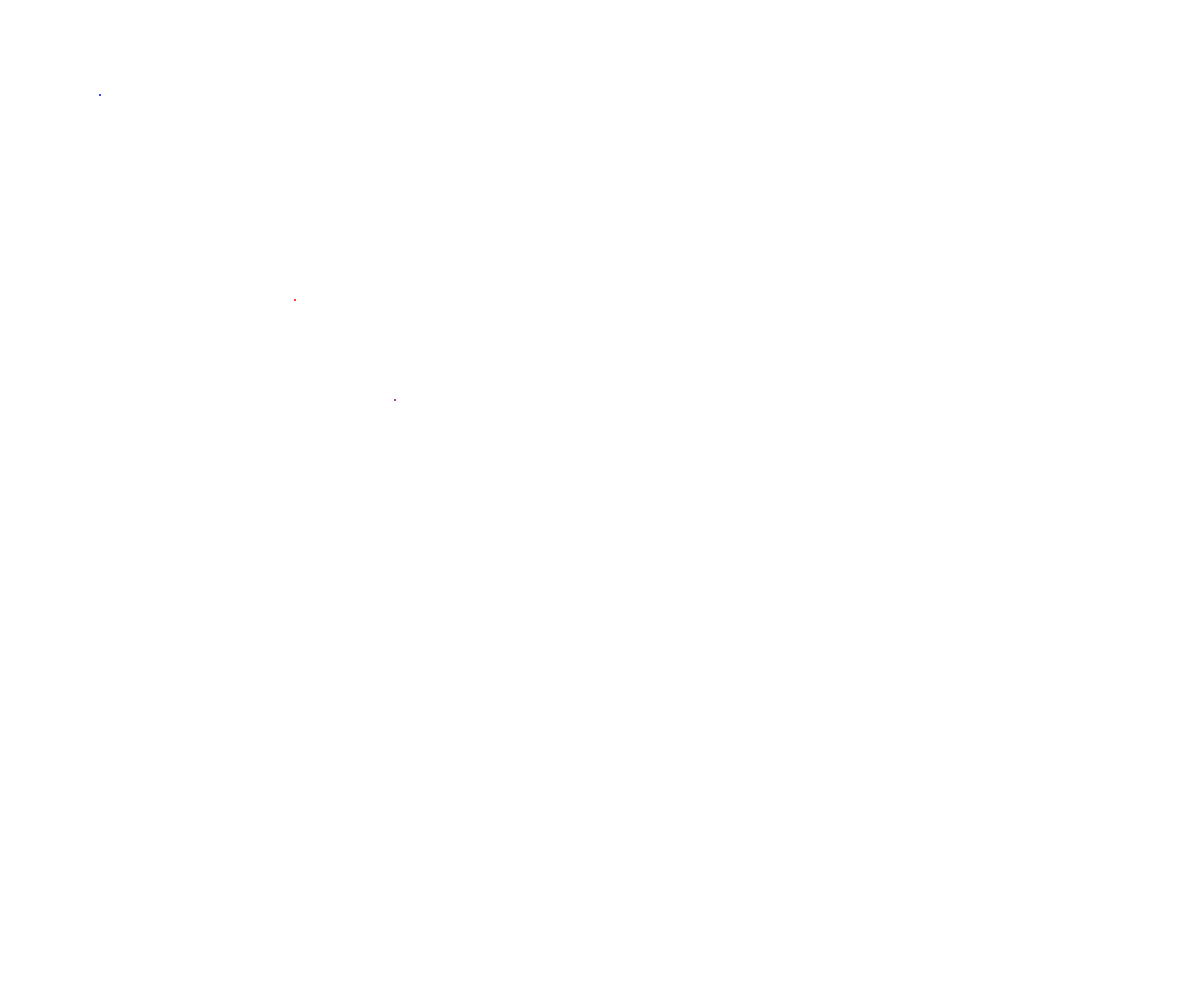
Frame 1 (no input)
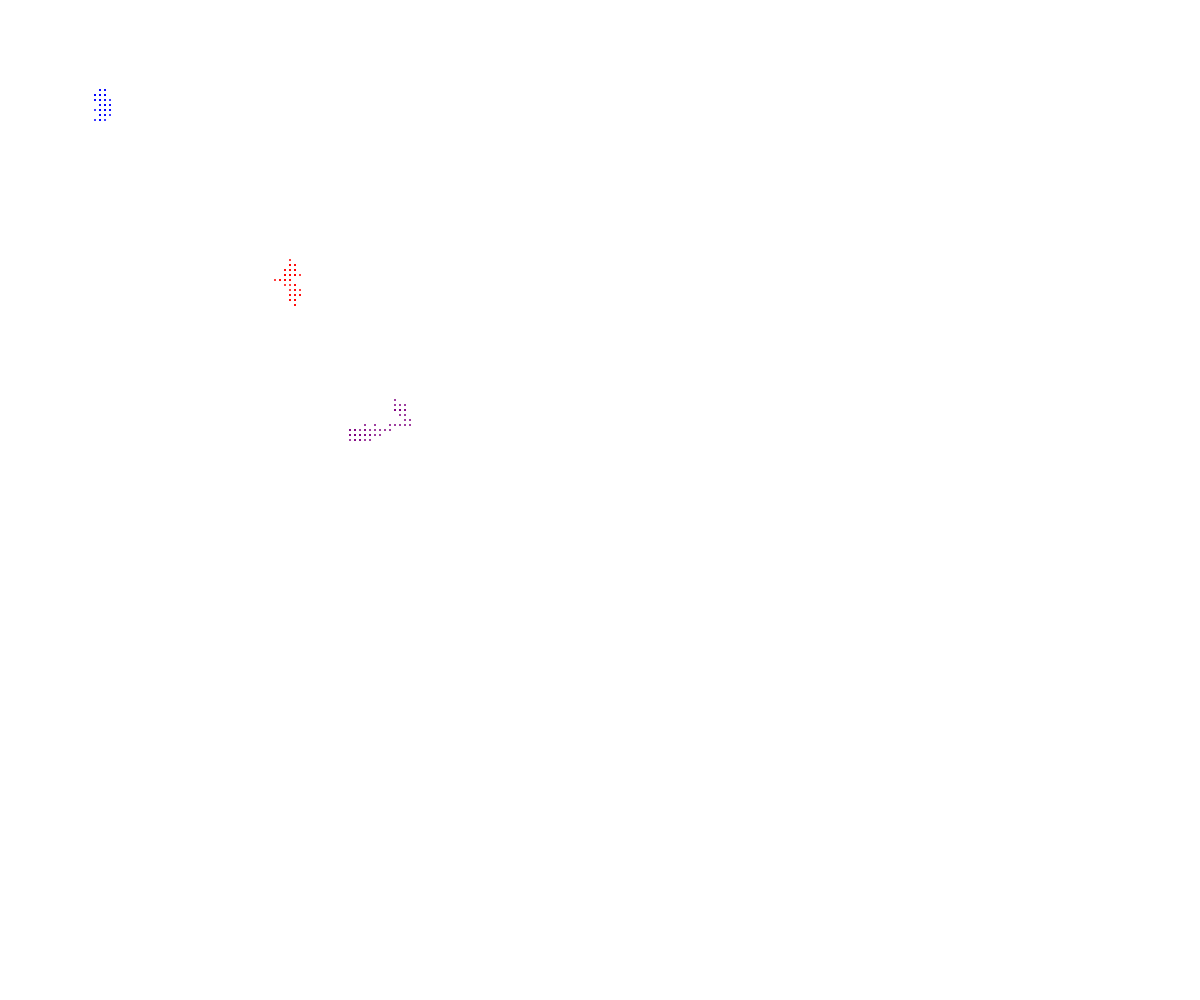
Frame 60 (no input)
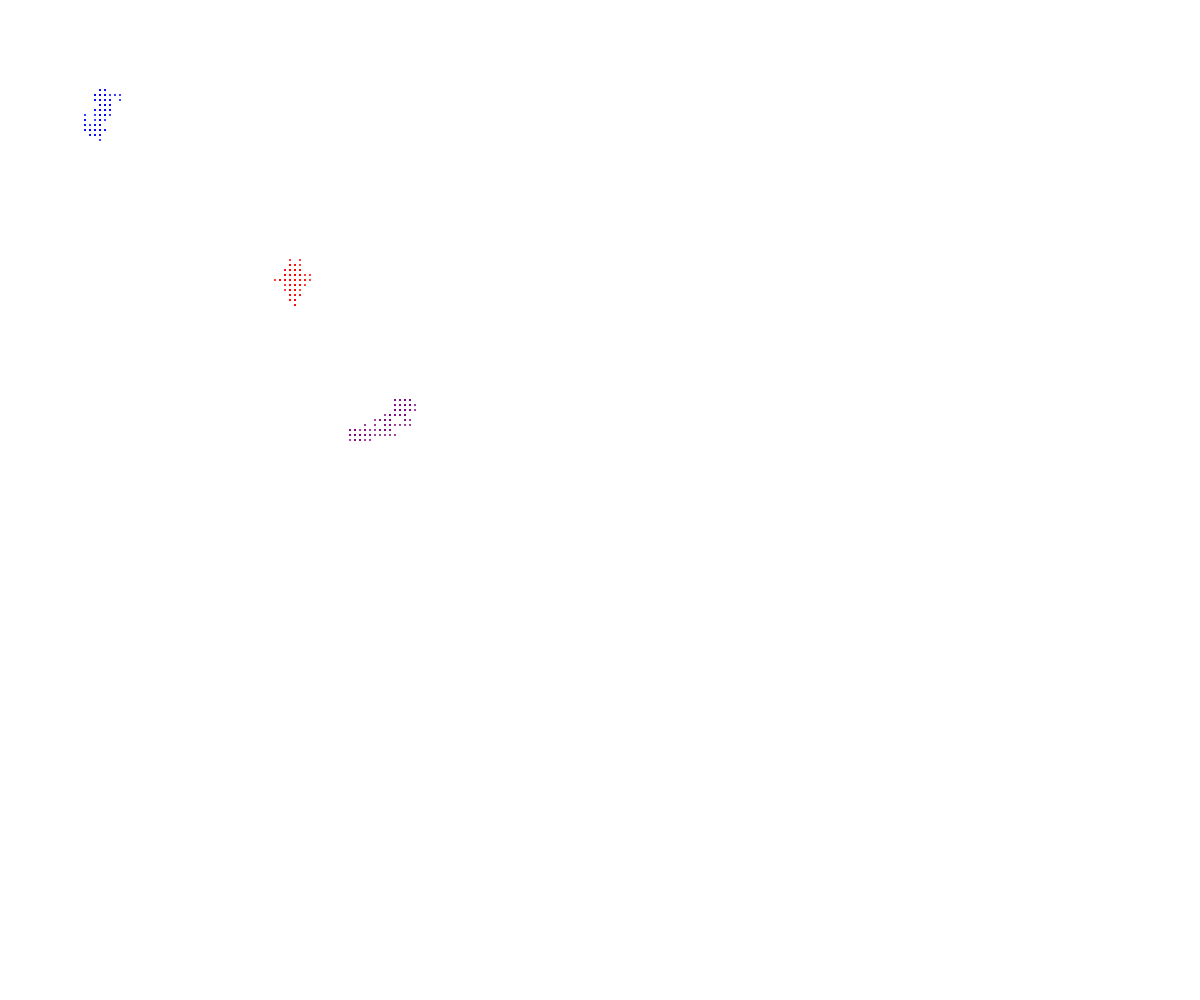
Frame 120 (the mouse pressed at the canvas centre since frame 60)

The p5.js sketch that drew these frames (run headless with seeded random() and noise() and a simulated clock; from frame 60 on, the mouse is pressed at the canvas centre):

// p5.js sketch
// ── sketch.js
// Title
// Logan Weckert
// x/xx/2021
//
// Extra for Experts:
// - describe what you did to take this project "above and beyond"



let joshua, kevin, swouse;

function setup() {
  createCanvas(windowWidth, windowHeight);

  joshua = new Walker(300, 300, "red");
  kevin = new Walker(100, 100, "blue");
  swouse = new Walker(400, 400, "purple");
}

function draw() {


  joshua.move();
  joshua.display();
  kevin.move();
  kevin.display();
  swouse.move();
  swouse.display();
}

class Walker{
  constructor(x, y, theColour){
    this.x = x;
    this.y = y;
    this.color = theColour;
    this.speed = 5;
  }
  display(){
    noStroke();
    fill(this.color);
    circle(this.x, this.y, 2);
  }
  move(){
    let choice = random(100);
    if(choice < 25){
      this.y -= this.speed;
    }
    else if(choice < 50){
      this.y += this.speed;
    } 
    else if(choice < 75){
      this.x -= this.speed;
    } 
    else if(choice < 100){
      this.x += this.speed;
    } 
  }
}
